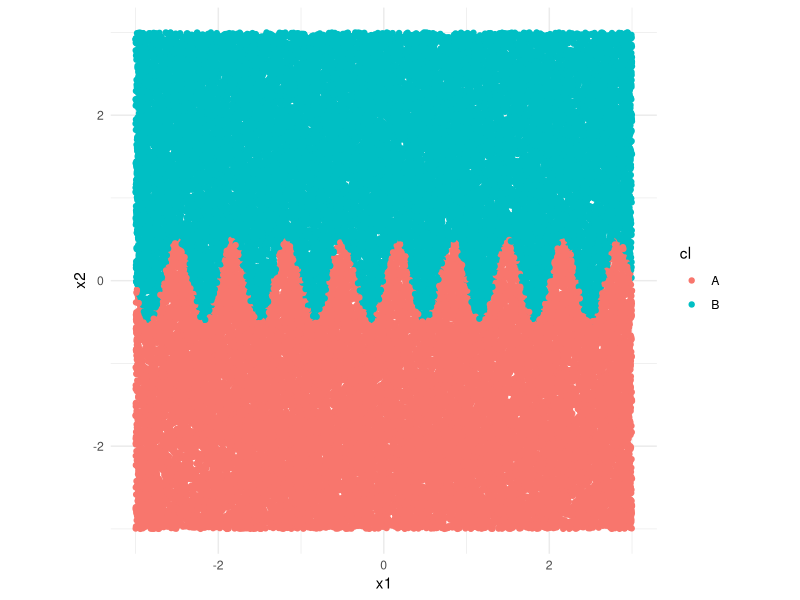
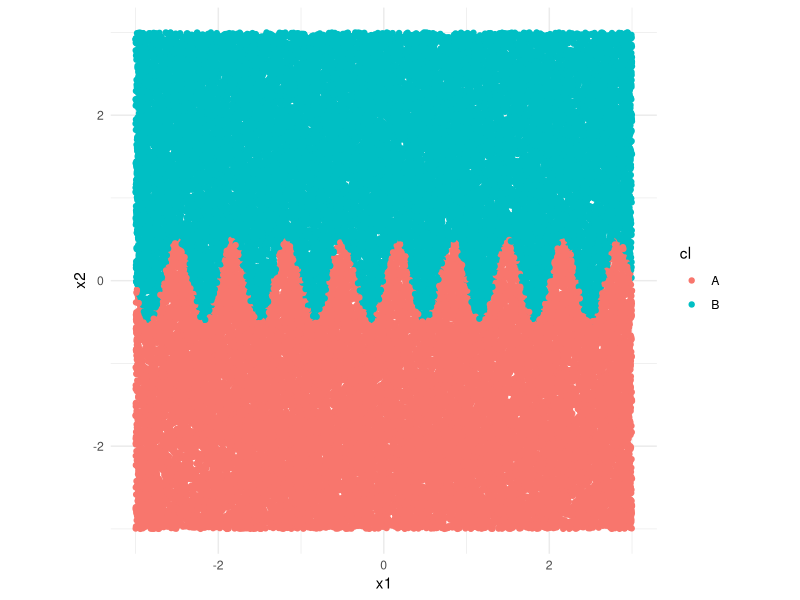
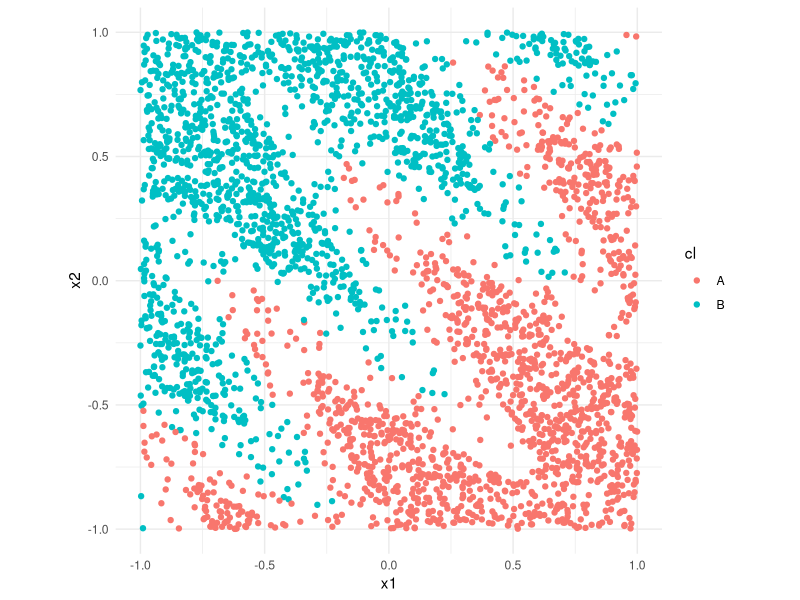

Write R code to recreate these figures, in order. (Note: this script raises an error after producing the figures.)
library(tidyverse)
theme_set(theme_minimal())
set.seed(345)

p <- function(d) {
  d |> ggplot(aes(x = x1,y = x2,color = cl)) + geom_point() + coord_equal()
}

rotate_data <- function(data, angle) {
  # Convert the angle from degrees to radians
  theta <- angle * pi / 180
  
  # Create the rotation matrix
  rotation_matrix <- matrix(c(cos(theta), -sin(theta), sin(theta), cos(theta)), nrow = 2)
  
  # Apply the rotation matrix to the dataset
  data <- as.matrix(data)
  center <- colMeans(data)
  
  centered_data <- apply(data, 1, \(x) x - center) |> t()
  rotated_data <- centered_data %*% rotation_matrix
  rotated_data <- apply(rotated_data, 1, \(x) x + center) |> t()
  rotated_data <- as_tibble(rotated_data, .name_repair = "unique")
  colnames(rotated_data) <- c("x1", "x2")
  # Return the rotated dataset
  return(rotated_data)
}

x1 <- runif(50000, -3, 3)
x2 <- runif(50000, -3, 3)
sin_x1 <- sin(3*pi*x1)/2
cl <- ifelse(x2 < sin_x1, "A", "B")
# cl <- ifelse(round(abs(x2 - (sin(3*pi*x1)/2))) < 0.75, "A", "B")
dx <- tibble(x1 = x1, x2 = x2, cl)

p(dx)

data <- rbind(
  dx |> filter(round(abs(x2 - sin_x1)) > 0.75),
  dx |> filter(round(abs(x2 - sin_x1)) <= 0.75) |> slice_sample(prop = 0.2)
)
p(dx)
data <- rotate_data(data |> select(x1, x2), 45) |> mutate(cl = data$cl) |>
  filter(x1 > -1, x1 < 1, x2 > -1, x2 < 1)
p(data)

write_csv(dx |> select(x = x1, y = x2, class = cl), here::here("data/sawtooth_data.csv"))

